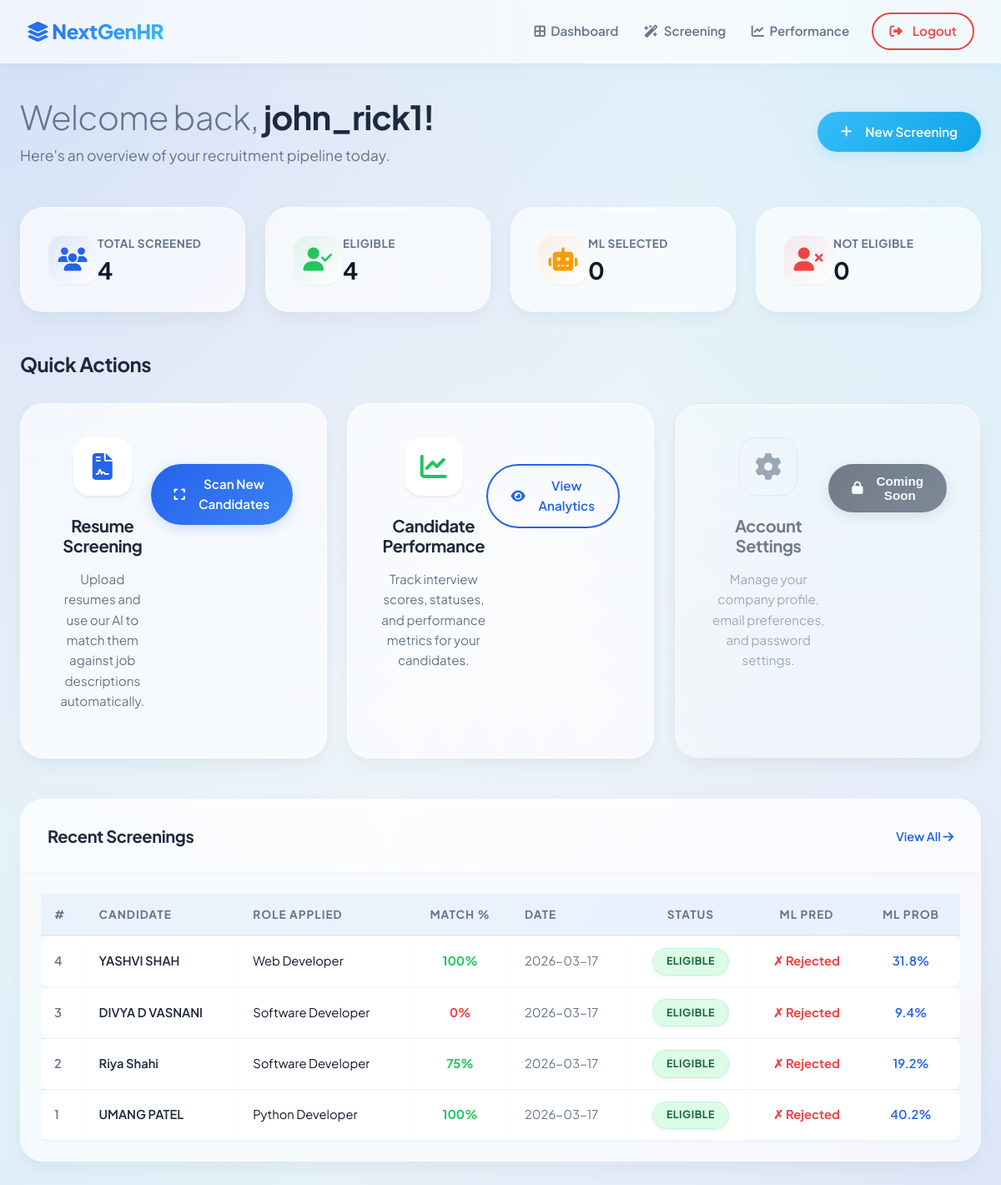
The app's page /dashboard (signed in) with its own data.
### tables this page shows
CREATE TABLE resumes (
        id INTEGER PRIMARY KEY AUTOINCREMENT,
        name TEXT,
        match_percent INTEGER,
        ml_pred INTEGER,
        ml_prob REAL,
        status TEXT
    , role_applied TEXT, match_score INTEGER, date TEXT, resume_path TEXT);

### app.py (the view)
@app.route("/dashboard")
def dashboard():
    if "user" not in session:
        return redirect(url_for("login"))
    conn = get_db()
    records = conn.execute("SELECT * FROM resumes ORDER BY id DESC").fetchall()
    total     = len(records)
    eligible  = sum(1 for r in records if r["status"] == "Eligible")
    not_elig  = total - eligible
    ml_selected = sum(1 for r in records if r["ml_pred"] == 1)
    conn.close()
    stats = {
        "total":       total,
        "eligible":    eligible,
        "not_eligible": not_elig,
        "ml_selected": ml_selected,
    }
    return render_template("dashboard.html", user=session["user"], records=records, stats=stats)

### db.py (called while the page is built)
def get_db():
    conn = sqlite3.connect(DB_PATH)
    conn.row_factory = sqlite3.Row
    return conn

### templates/dashboard.html (shortened to what this page needs)
{% extends "base.html" %}
{% block content %}
<div class="d-flex justify-between align-center mb-5 pb-2 animate-up">
    <div>
        <h1 style="font-size: 2.5rem; margin-bottom: 0.5rem;"><span style="font-weight: 300; color: var(--text-muted);">Welcome back,</span> {{ user }}!</h1>
        <p style="color: var(--text-muted); font-size: 1.1rem; margin-bottom: 0;">Here's an overview of your recruitment pipeline today.</p>
    </div>
    <div>
        <a href="/screen" class="btn btn-accent px-4 py-2">
            <i class="fa-solid fa-plus me-2"></i> New Screening
        </a>
    </div>
</div>
<div class="grid grid-4 mb-5 animate-up" style="animation-delay: 0.1s;">
    <div class="card p-4 d-flex align-center gap-4">
        <div style="width: 60px; height: 60px; background: linear-gradient(135deg, var(--primary-light) 0%, rgba(255,255,255,0.8) 100%); color: var(--primary); border-radius: var(--radius-lg); display: flex; align-items: center; justify-content: center; font-size: 1.75rem; box-shadow: var(--shadow-sm); border: 1px solid rgba(255,255,255,0.5);">
            <i class="fa-solid fa-users"></i>
        </div>
        <div>
            <p style="font-size: 0.85rem; color: var(--text-muted); margin-bottom: 0.25rem; font-weight: 700; text-transform: uppercase; letter-spacing: 0.5px;">Total Screened</p>
            <h3 style="margin-bottom: 0; font-size: 1.75rem; color: var(--text-main);">{{ stats.total }}</h3>
        </div>
    </div>
    <div class="card p-4 d-flex align-center gap-4">
        <div style="width: 60px; height: 60px; background: linear-gradient(135deg, rgba(34, 197, 94, 0.1) 0%, rgba(255,255,255,0.8) 100%); color: var(--success); border-radius: var(--radius-lg); display: flex; align-items: center; justify-content: center; font-size: 1.75rem; box-shadow: var(--shadow-sm); border: 1px solid rgba(255,255,255,0.5);">
            <i class="fa-solid fa-user-check"></i>
        </div>
        <div>
            <p style="font-size: 0.85rem; color: var(--text-muted); margin-bottom: 0.25rem; font-weight: 700; text-transform: uppercase; letter-spacing: 0.5px;">Eligible</p>
            <h3 style="margin-bottom: 0; font-size: 1.75rem; color: var(--text-main);">{{ stats.eligible }}</h3>
        </div>
    </div>
    <div class="card p-4 d-flex align-center gap-4">
        <div style="width: 60px; height: 60px; background: linear-gradient(135deg, rgba(245, 158, 11, 0.1) 0%, rgba(255,255,255,0.8) 100%); color: var(--warning); border-radius: var(--radius-lg); display: flex; align-items: center; justify-content: center; font-size: 1.75rem; box-shadow: var(--shadow-sm); border: 1px solid rgba(255,255,255,0.5);">
            <i class="fa-solid fa-robot"></i>
        </div>
        <div>
            <p style="font-size: 0.85rem; color: var(--text-muted); margin-bottom: 0.25rem; font-weight: 700; text-transform: uppercase; letter-spacing: 0.5px;">ML Selected</p>
            <h3 style="margin-bottom: 0; font-size: 1.75rem; color: var(--text-main);">{{ stats.ml_selected }}</h3>
        </div>
    </div>
    <div class="card p-4 d-flex align-center gap-4">
        <div style="width: 60px; height: 60px; background: linear-gradient(135deg, rgba(239, 68, 68, 0.1) 0%, rgba(255,255,255,0.8) 100%); color: var(--danger); border-radius: var(--radius-lg); display: flex; align-items: center; justify-content: center; font-size: 1.75rem; box-shadow: var(--shadow-sm); border: 1px solid rgba(255,255,255,0.5);">
            <i class="fa-solid fa-user-xmark"></i>
        </div>
        <div>
            <p style="font-size: 0.85rem; color: var(--text-muted); margin-bottom: 0.25rem; font-weight: 700; text-transform: uppercase; letter-spacing: 0.5px;">Not Eligible</p>
            <h3 style="margin-bottom: 0; font-size: 1.75rem; color: var(--text-main);">{{ stats.not_eligible }}</h3>
        </div>
    </div>
</div>
<div class="d-flex justify-between align-center mt-5 mb-4 animate-up" style="animation-delay: 0.2s;">
    <h3 style="margin: 0; font-size: 1.5rem;">Quick Actions</h3>
</div>
<div class="grid grid-3 mb-5 animate-up" style="animation-delay: 0.2s;">
    <div class="card text-center d-flex flex-column justify-between p-5">
        <div>
            <div class="feature-icon-wrapper mx-auto" style="color: var(--primary); margin: 0 auto 1.5rem;">
                <i class="fa-solid fa-file-contract"></i>
            </div>
            <h3 style="font-size: 1.25rem;">Resume Screening</h3>
            <p style="font-size: 0.95rem;">Upload resumes and use our AI to match them against job descriptions automatically.</p>
        </div>
        <div class="mt-4 text-center">
            <a href="/screen" class="btn w-100 py-3"><i class="fa-solid fa-expand me-2"></i> Scan New Candidates</a>
        </div>
    </div>
    <div class="card text-center d-flex flex-column justify-between p-5">
        <div>
            <div class="feature-icon-wrapper mx-auto" style="color: var(--success); margin: 0 auto 1.5rem;">
                <i class="fa-solid fa-chart-line"></i>
            </div>
            <h3 style="font-size: 1.25rem;">Candidate Performance</h3>
            <p style="font-size: 0.95rem;">Track interview scores, statuses, and performance metrics for your candidates.</p>
        </div>
        <div class="mt-4 text-center">
            <a href="/performance" class="btn btn-outline w-100 py-3" style="border-radius: 999px;"><i class="fa-solid fa-eye me-2"></i> View Analytics</a>
        </div>
    </div>
    <div class="card text-center d-flex flex-column justify-between p-5" style="border: 1px dashed rgba(0,0,0,0.1); background: rgba(255,255,255,0.4);">
        <div style="opacity: 0.6;">
            <div class="feature-icon-wrapper mx-auto" style="color: var(--text-muted); margin: 0 auto 1.5rem; background: transparent; border: 1px solid rgba(0,0,0,0.1); box-shadow: none;">
                <i class="fa-solid fa-gear"></i>
            </div>
            <h3 style="font-size: 1.25rem;">Account Settings</h3>
            <p style="font-size: 0.95rem;">Manage your company profile, email preferences, and password settings.</p>
        </div>
        <div class="mt-4 text-center">
            <button class="btn btn-secondary w-100 py-3" style="opacity: 0.6; cursor: not-allowed;"><i class="fa-solid fa-lock me-2"></i> Coming Soon</button>
        </div>
    </div>
</div>
<div class="card mt-5 p-0 overflow-hidden animate-up" style="animation-delay: 0.3s;">
    <div class="p-4" style="border-bottom: 1px solid rgba(0,0,0,0.05); display: flex; justify-content: space-between; align-items: center; background: rgba(255,255,255,0.3);">
        <h3 style="margin: 0; font-size: 1.25rem;">Recent Screenings</h3>
        <a href="#" style="font-size: 0.9rem; font-weight: 600; color: var(--primary); text-decoration: none;">View All <i class="fa-solid fa-arrow-right ms-1"></i></a>
    </div>
    <div class="table-container p-3" style="overflow-x: auto;">
        {% if records %}
        <table style="width: 100%; border-collapse: collapse; font-size: 0.92rem;">
            <thead>
                <tr style="background: rgba(37,99,235,0.06); text-transform: uppercase; font-size: 0.78rem; letter-spacing: 0.5px; color: var(--text-muted);">
                    <th style="padding: 0.85rem 1rem; text-align: left; font-weight: 700;">#</th>
                    <th style="padding: 0.85rem 1rem; text-align: left; font-weight: 700;">Candidate</th>
                    <th style="padding: 0.85rem 1rem; text-align: left; font-weight: 700;">Role Applied</th>
                    <th style="padding: 0.85rem 1rem; text-align: center; font-weight: 700;">Match %</th>
                    <th style="padding: 0.85rem 1rem; text-align: left; font-weight: 700;">Date</th>
                    <th style="padding: 0.85rem 1rem; text-align: center; font-weight: 700;">Status</th>
                    <th style="padding: 0.85rem 1rem; text-align: center; font-weight: 700;">ML Pred</th>
                    <th style="padding: 0.85rem 1rem; text-align: center; font-weight: 700;">ML Prob</th>
                </tr>
            </thead>
            <tbody>
            {% for row in records %}
            <tr style="border-bottom: 1px solid rgba(0,0,0,0.05); transition: background 0.2s;" onmouseover="this.style.background='rgba(37,99,235,0.03)'" onmouseout="this.style.background='transparent'">
                <td style="padding: 0.85rem 1rem; color: var(--text-muted); font-weight: 600;">{{ row.id }}</td>
                <td style="padding: 0.85rem 1rem; font-weight: 600; color: var(--secondary);">{{ row.name }}</td>
                <td style="padding: 0.85rem 1rem; color: var(--text-main);">{{ row.role_applied }}</td>
                <td style="padding: 0.85rem 1rem; text-align: center;">
                    <span style="font-weight: 700; color: {% if row.match_score >= 75 %}var(--success){% elif row.match_score >= 50 %}var(--warning){% else %}var(--danger){% endif %};">
                        {{ row.match_score }}%
                    </span>
                </td>
                <td style="padding: 0.85rem 1rem; color: var(--text-muted);">{{ row.date }}</td>
                <td style="padding: 0.85rem 1rem; text-align: center;">
                    <span class="badge {% if row.status == 'Eligible' %}badge-success{% else %}badge-danger{% endif %}" style="font-size: 0.78rem;">
                        {{ row.status }}
                    </span>
                </td>
                <td style="padding: 0.85rem 1rem; text-align: center;">
                    {% if row.ml_pred is not none %}
                        <span style="font-weight: 700; color: {% if row.ml_pred == 1 %}var(--success){% else %}var(--danger){% endif %};">
                            {{ '✓ Selected' if row.ml_pred == 1 else '✗ Rejected' }}
                        </span>
                    {% else %}
                        <span style="color: var(--text-muted);">—</span>
                    {% endif %}
                </td>
                <td style="padding: 0.85rem 1rem; text-align: center; font-weight: 600; color: var(--primary);">
                    {% if row.ml_prob is not none %}
                        {{ '%.1f'|format(row.ml_prob * 100) }}%
                    {% else %}
                        <span style="color: var(--text-muted);">—</span>
                    {% endif %}
                </td>
            </tr>
            {% endfor %}
            </tbody>
        </table>
        {% endif %}
    </div>
</div>
{% endblock %}

### templates/base.html (shortened to what this page needs)
<!DOCTYPE html>
<html lang="en">
<head>
    <link rel="stylesheet" href="https://cdnjs.cloudflare.com/ajax/libs/font-awesome/6.4.0/css/all.min.css">
    <link rel="stylesheet" href="{{ url_for('static', filename='css/style.css') }}">
</head>
<body class="page-fade-in">
<nav>
    <a href="/" class="nav-brand">
        <div style="background: linear-gradient(135deg, var(--primary) 0%, var(--accent) 100%); -webkit-background-clip: text; -webkit-text-fill-color: transparent;">
            <i class="fa-solid fa-layer-group pe-1"></i> NextGen<span>HR</span>
        </div>
    </a>
    <div class="nav-links" id="nav-links">
        {% if session.user %}
            <a href="/dashboard"><i class="fa-solid fa-border-all me-1"></i> Dashboard</a>
            <a href="/screen"><i class="fa-solid fa-wand-magic-sparkles me-1"></i> Screening</a>
            <a href="/performance"><i class="fa-solid fa-chart-line me-1"></i> Performance</a>
            <a href="/logout" class="btn btn-outline" style="padding: 0.5rem 1.2rem; border-color: var(--danger); color: var(--danger);"><i class="fa-solid fa-right-from-bracket me-1"></i> Logout</a>
        {% else %}
            <a href="/">Home</a>
            <a href="/about">About</a>
            <a href="/contact">Contact</a>
            <a href="/login" style="margin-left: 1rem; font-weight: 700;">Sign In</a>
            <a href="/register" class="btn" style="padding: 0.5rem 1.5rem;">Get Started</a>
        {% endif %}
    </div>
</nav>
<main class="container">
    {% block content %}{% endblock %}
</main>
</body>
</html>

### records on screen
resumes: id "4", name "YASHVI SHAH", role_applied "Web Developer", match_score "100", date "2026-03-17", status "ELIGIBLE", ml_pred "✗ Rejected", row.ml_prob*100 "31.8"
resumes: id "3", name "DIVYA D VASNANI", role_applied "Software Developer", match_score "0", date "2026-03-17", status "ELIGIBLE", ml_pred "✗ Rejected", row.ml_prob*100 "9.4"
resumes: id "2", name "Riya Shahi", role_applied "Software Developer", match_score "75", date "2026-03-17", status "ELIGIBLE", ml_pred "✗ Rejected", row.ml_prob*100 "19.2"
resumes: id "1", name "UMANG PATEL", role_applied "Python Developer", match_score "100", date "2026-03-17", status "ELIGIBLE", ml_pred "✗ Rejected", row.ml_prob*100 "40.2"

### other values on screen
{{ user }} "john_rick1"
{{ stats.total }} "4"
{{ stats.eligible }} "4"
{{ stats.ml_selected }} "0"
{{ stats.not_eligible }} "0"
